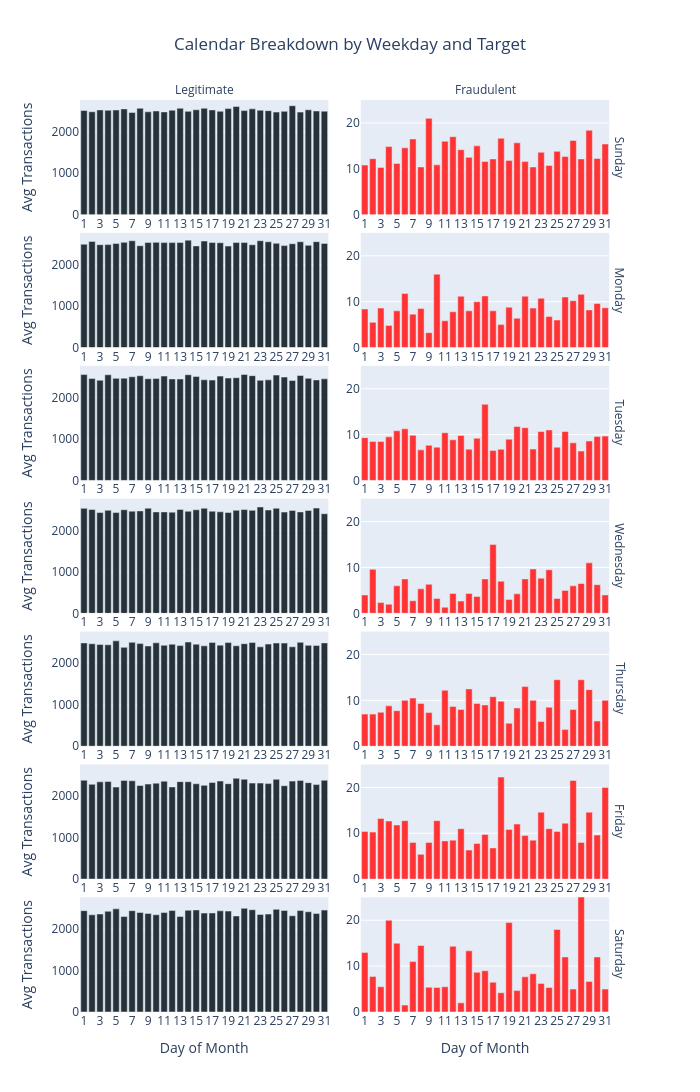

The notebook cell saved with this chart:
### Code cell
detailed_calendar_unbiased_pd = detailed_calendar_unbiased_df.toPandas()

detailed_calendar_unbiased_pd["day_of_month"] = detailed_calendar_unbiased_pd["day_of_month"].astype(str)

fig_calendar = px.bar(
    detailed_calendar_unbiased_pd,
    x="day_of_month",          
    y="Avg",
    color="target",
    facet_col="target",         
    facet_row="weekday_name",   
    facet_row_spacing=0.02,
    facet_col_spacing=0.06,     
    title="Calendar Breakdown by Weekday and Target",
    labels={"day_of_month": "Day of Month", "Avg": "Avg Transactions", "target": "Is Fraud?"},
    color_discrete_map={'Legitimate': "#263238", 'Fraudulent': "#FF3333"}
)

fig_calendar.update_yaxes(matches="y", showticklabels=True, col=1)
fig_calendar.update_yaxes(matches="y2", showticklabels=True, col=2, range=[0.0, 25])

fig_calendar.update_xaxes(showticklabels=True) 

fig_calendar.update_traces(hovertemplate="Day:%{x}<br>Avg: %{y:,.2f}<extra></extra>")

fig_calendar.update_layout(
    title_x=0.5,
    width=900, height=1400, autosize=False,
    hovermode="closest", showlegend=False
)

fig_calendar.for_each_annotation(lambda a: a.update(text=a.text.split('=')[-1]))

fig_calendar.show()

### Figure 1 — Plotly figure (JSON) as saved in the notebook; plotly's stock layout.template omitted (floating-point values rounded to 4 significant figures)
{"data": [{"hovertemplate": "Day:%{x}<br>Avg: %{y:,.2f}<extra></extra>", "legendgroup": "Legitimate", "marker": {"color": "#263238", "pattern": {"shape": ""}}, "name": "Legitimate", "orientation": "v", "showlegend": true, "textposition": "auto", "type": "bar", "x": ["1", "2", "3", "4", "5", "6", "7", "8", "9", "10", "11", "12", "13", "14", "15", "16", "17", "18", "19", "20", "21", "22", "23", "24", "25", "26", "27", "28", "29", "30", "31"], "xaxis": "x13", "y": [2513.0, 2482.0, 2527.0, 2518.0, 2525.0, 2551.0, 2464.0, 2566.0, 2480.0, 2501.0, 2478.0, 2519.0, 2566.0, 2492.0, 2529.0, 2566.0, 2526.0, 2493.0, 2558.0, 2608.0, 2509.0, 2552.0, 2519.0, 2508.0, 2473.0, 2492.0, 2627.0, 2473.0, 2527.0, 2500.0, 2496.0], "yaxis": "y13"}, {"hovertemplate": "Day:%{x}<br>Avg: %{y:,.2f}<extra></extra>", "legendgroup": "Legitimate", "marker": {"color": "#263238", "pattern": {"shape": ""}}, "name": "Legitimate", "orientation": "v", "showlegend": false, "textposition": "auto", "type": "bar", "x": ["1", "2", "3", "4", "5", "6", "7", "8", "9", "10", "11", "12", "13", "14", "15", "16", "17", "18", "19", "20", "21", "22", "23", "24", "25", "26", "27", "28", "29", "30", "31"], "xaxis": "x11", "y": [2493.0, 2560.0, 2480.0, 2482.0, 2510.0, 2538.0, 2575.0, 2456.0, 2534.0, 2537.0, 2531.0, 2531.0, 2535.0, 2590.0, 2452.0, 2569.0, 2534.0, 2528.0, 2448.0, 2533.0, 2535.0, 2479.0, 2577.0, 2551.0, 2514.0, 2458.0, 2504.0, 2552.0, 2466.0, 2554.0, 2511.0], "yaxis": "y11"}, {"hovertemplate": "Day:%{x}<br>Avg: %{y:,.2f}<extra></extra>", "legendgroup": "Legitimate", "marker": {"color": "#263238", "pattern": {"shape": ""}}, "name": "Legitimate", "orientation": "v", "showlegend": false, "textposition": "auto", "type": "bar", "x": ["1", "2", "3", "4", "5", "6", "7", "8", "9", "10", "11", "12", "13", "14", "15", "16", "17", "18", "19", "20", "21", "22", "23", "24", "25", "26", "27", "28", "29", "30", "31"], "xaxis": "x9", "y": [2553.0, 2459.0, 2416.0, 2549.0, 2461.0, 2467.0, 2500.0, 2525.0, 2452.0, 2458.0, 2517.0, 2449.0, 2447.0, 2550.0, 2509.0, 2427.0, 2421.0, 2516.0, 2470.0, 2478.0, 2555.0, 2527.0, 2415.0, 2425.0, 2540.0, 2492.0, 2410.0, 2531.0, 2462.0, 2425.0, 2450.0], "yaxis": "y9"}, {"hovertemplate": "Day:%{x}<br>Avg: %{y:,.2f}<extra></extra>", "legendgroup": "Legitimate", "marker": {"color": "#263238", "pattern": {"shape": ""}}, "name": "Legitimate", "orientation": "v", "showlegend": false, "textposition": "auto", "type": "bar", "x": ["1", "2", "3", "4", "5", "6", "7", "8", "9", "10", "11", "12", "13", "14", "15", "16", "17", "18", "19", "20", "21", "22", "23", "24", "25", "26", "27", "28", "29", "30", "31"], "xaxis": "x7", "y": [2532.0, 2503.0, 2431.0, 2485.0, 2430.0, 2498.0, 2465.0, 2471.0, 2536.0, 2446.0, 2446.0, 2440.0, 2506.0, 2461.0, 2497.0, 2534.0, 2464.0, 2449.0, 2433.0, 2485.0, 2502.0, 2483.0, 2566.0, 2492.0, 2534.0, 2442.0, 2482.0, 2446.0, 2481.0, 2538.0, 2402.0], "yaxis": "y7"}, {"hovertemplate": "Day:%{x}<br>Avg: %{y:,.2f}<extra></extra>", "legendgroup": "Legitimate", "marker": {"color": "#263238", "pattern": {"shape": ""}}, "name": "Legitimate", "orientation": "v", "showlegend": false, "textposition": "auto", "type": "bar", "x": ["1", "2", "3", "4", "5", "6", "7", "8", "9", "10", "11", "12", "13", "14", "15", "16", "17", "18", "19", "20", "21", "22", "23", "24", "25", "26", "27", "28", "29", "30", "31"], "xaxis": "x5", "y": [2492.0, 2472.0, 2455.0, 2446.0, 2541.0, 2385.0, 2506.0, 2474.0, 2418.0, 2494.0, 2434.0, 2461.0, 2426.0, 2513.0, 2462.0, 2420.0, 2504.0, 2438.0, 2501.0, 2422.0, 2473.0, 2503.0, 2397.0, 2464.0, 2489.0, 2488.0, 2398.0, 2505.0, 2432.0, 2430.0, 2492.0], "yaxis": "y5"}, {"hovertemplate": "Day:%{x}<br>Avg: %{y:,.2f}<extra></extra>", "legendgroup": "Legitimate", "marker": {"color": "#263238", "pattern": {"shape": ""}}, "name": "Legitimate", "orientation": "v", "showlegend": false, "textposition": "auto", "type": "bar", "x": ["1", "2", "3", "4", "5", "6", "7", "8", "9", "10", "11", "12", "13", "14", "15", "16", "17", "18", "19", "20", "21", "22", "23", "24", "25", "26", "27", "28", "29", "30", "31"], "xaxis": "x3", "y": [2385.0, 2287.0, 2346.0, 2354.0, 2220.0, 2381.0, 2371.0, 2258.0, 2292.0, 2314.0, 2362.0, 2224.0, 2351.0, 2349.0, 2299.0, 2261.0, 2330.0, 2366.0, 2302.0, 2432.0, 2409.0, 2315.0, 2316.0, 2303.0, 2407.0, 2253.0, 2363.0, 2379.0, 2326.0, 2280.0, 2383.0], "yaxis": "y3"}, {"hovertemplate": "Day:%{x}<br>Avg: %{y:,.2f}<extra></extra>", "legendgroup": "Legitimate", "marker": {"color": "#263238", "pattern": {"shape": ""}}, "name": "Legitimate", "orientation": "v", "showlegend": false, "textposition": "auto", "type": "bar", "x": ["1", "2", "3", "4", "5", "6", "7", "8", "9", "10", "11", "12", "13", "14", "15", "16", "17", "18", "19", "20", "21", "22", "23", "24", "25", "26", "27", "28", "29", "30", "31"], "xaxis": "x", "y": [2445.0, 2344.0, 2364.0, 2429.0, 2487.0, 2304.0, 2443.0, 2402.0, 2377.0, 2346.0, 2398.0, 2447.0, 2306.0, 2453.0, 2461.0, 2385.0, 2388.0, 2440.0, 2434.0, 2316.0, 2500.0, 2467.0, 2352.0, 2362.0, 2476.0, 2448.0, 2320.0, 2447.0, 2417.0, 2375.0, 2457.0], "yaxis": "y"}, {"hovertemplate": "Day:%{x}<br>Avg: %{y:,.2f}<extra></extra>", "legendgroup": "Fraudulent", "marker": {"color": "#FF3333", "pattern": {"shape": ""}}, "name": "Fraudulent", "orientation": "v", "showlegend": true, "textposition": "auto", "type": "bar", "x": ["1", "2", "3", "4", "5", "6", "7", "8", "9", "10", "11", "12", "13", "14", "15", "16", "17", "18", "19", "20", "21", "22", "23", "24", "25", "26", "27", "28", "29", "30", "31"], "xaxis": "x14", "y": [10.8, 12.2, 10.29, 14.83, 11.17, 14.57, 16.5, 10.4, 21.0, 10.86, 16.0, 17.0, 14.17, 12.5, 15.0, 11.6, 12.14, 16.67, 11.83, 15.67, 11.57, 10.4, 13.6, 10.71, 13.8, 12.67, 16.17, 12.14, 18.4, 12.25, 15.4], "yaxis": "y14"}, {"hovertemplate": "Day:%{x}<br>Avg: %{y:,.2f}<extra></extra>", "legendgroup": "Fraudulent", "marker": {"color": "#FF3333", "pattern": {"shape": ""}}, "name": "Fraudulent", "orientation": "v", "showlegend": false, "textposition": "auto", "type": "bar", "x": ["1", "2", "3", "4", "5", "6", "7", "8", "9", "10", "11", "12", "13", "14", "15", "16", "17", "18", "19", "20", "21", "22", "23", "24", "25", "26", "27", "28", "29", "30", "31"], "xaxis": "x12", "y": [8.4, 5.5, 8.6, 4.833, 8.0, 11.8, 7.286, 8.5, 3.25, 16.0, 5.833, 7.8, 11.2, 8.0, 10.0, 11.25, 8.0, 5.0, 8.8, 6.4, 11.2, 8.6, 10.75, 6.75, 6.0, 11.0, 10.2, 11.6, 8.2, 9.6, 8.667], "yaxis": "y12"}, {"hovertemplate": "Day:%{x}<br>Avg: %{y:,.2f}<extra></extra>", "legendgroup": "Fraudulent", "marker": {"color": "#FF3333", "pattern": {"shape": ""}}, "name": "Fraudulent", "orientation": "v", "showlegend": false, "textposition": "auto", "type": "bar", "x": ["1", "2", "3", "4", "5", "6", "7", "8", "9", "10", "11", "12", "13", "14", "15", "16", "17", "18", "19", "20", "21", "22", "23", "24", "25", "26", "27", "28", "29", "30", "31"], "xaxis": "x10", "y": [9.333, 8.5, 8.5, 9.5, 10.83, 11.25, 9.833, 6.667, 7.667, 7.25, 10.4, 8.857, 9.8, 6.8, 9.2, 16.6, 6.5, 6.8, 9.0, 11.75, 11.5, 6.833, 10.67, 11.0, 7.25, 10.67, 8.2, 6.4, 8.6, 9.6, 9.667], "yaxis": "y10"}, {"hovertemplate": "Day:%{x}<br>Avg: %{y:,.2f}<extra></extra>", "legendgroup": "Fraudulent", "marker": {"color": "#FF3333", "pattern": {"shape": ""}}, "name": "Fraudulent", "orientation": "v", "showlegend": false, "textposition": "auto", "type": "bar", "x": ["1", "2", "3", "4", "5", "6", "7", "8", "9", "10", "11", "12", "13", "14", "15", "16", "17", "18", "19", "20", "21", "22", "23", "24", "25", "26", "27", "28", "29", "30", "31"], "xaxis": "x8", "y": [4.0, 9.6, 2.333, 2.0, 6.0, 7.5, 2.75, 5.333, 6.333, 3.25, 1.333, 4.333, 2.667, 4.333, 3.667, 7.5, 15.0, 7.0, 3.0, 4.25, 7.5, 9.667, 7.667, 9.5, 3.25, 5.0, 6.0, 6.5, 11.0, 6.25, 4.0], "yaxis": "y8"}, {"hovertemplate": "Day:%{x}<br>Avg: %{y:,.2f}<extra></extra>", "legendgroup": "Fraudulent", "marker": {"color": "#FF3333", "pattern": {"shape": ""}}, "name": "Fraudulent", "orientation": "v", "showlegend": false, "textposition": "auto", "type": "bar", "x": ["1", "2", "3", "4", "5", "6", "7", "8", "9", "10", "11", "12", "13", "14", "15", "16", "17", "18", "19", "20", "21", "22", "23", "24", "25", "26", "27", "28", "29", "30", "31"], "xaxis": "x6", "y": [7.0, 7.0, 7.4, 8.8, 7.75, 10.0, 10.5, 9.333, 7.333, 4.667, 12.2, 8.667, 8.0, 12.5, 9.333, 9.0, 10.8, 9.8, 5.0, 8.333, 13.0, 10.0, 5.4, 8.5, 14.5, 3.667, 8.0, 14.5, 12.33, 5.5, 10.0], "yaxis": "y6"}, {"hovertemplate": "Day:%{x}<br>Avg: %{y:,.2f}<extra></extra>", "legendgroup": "Fraudulent", "marker": {"color": "#FF3333", "pattern": {"shape": ""}}, "name": "Fraudulent", "orientation": "v", "showlegend": false, "textposition": "auto", "type": "bar", "x": ["1", "2", "3", "4", "5", "6", "7", "8", "9", "10", "11", "12", "13", "14", "15", "16", "17", "18", "19", "20", "21", "22", "23", "24", "25", "26", "27", "28", "29", "30", "31"], "xaxis": "x4", "y": [10.4, 10.25, 13.2, 12.67, 11.8, 12.75, 8.0, 5.4, 8.0, 12.75, 8.333, 8.5, 11.0, 6.333, 7.75, 9.75, 6.8, 22.25, 10.83, 12.0, 9.5, 8.5, 14.6, 11.0, 10.4, 12.2, 21.5, 8.0, 14.6, 9.6, 20.0], "yaxis": "y4"}, {"hovertemplate": "Day:%{x}<br>Avg: %{y:,.2f}<extra></extra>", "legendgroup": "Fraudulent", "marker": {"color": "#FF3333", "pattern": {"shape": ""}}, "name": "Fraudulent", "orientation": "v", "showlegend": false, "textposition": "auto", "type": "bar", "x": ["1", "2", "3", "4", "5", "6", "7", "8", "9", "10", "11", "12", "13", "14", "15", "16", "17", "18", "19", "20", "21", "22", "23", "24", "25", "26", "27", "28", "29", "30", "31"], "xaxis": "x2", "y": [13.0, 7.75, 5.5, 20.0, 15.0, 1.5, 11.0, 14.5, 5.4, 5.333, 5.5, 14.33, 2.0, 13.33, 8.667, 9.0, 6.5, 4.2, 19.5, 4.667, 7.667, 8.333, 6.2, 5.333, 18.0, 12.0, 5.0, 30.5, 6.667, 12.0, 5.0], "yaxis": "y2"}], "layout": {"annotations": [{"font": {}, "showarrow": false, "text": "Legitimate", "x": 0.23, "xanchor": "center", "xref": "paper", "y": 1.0, "yanchor": "bottom", "yref": "paper"}, {"font": {}, "showarrow": false, "text": "Fraudulent", "x": 0.75, "xanchor": "center", "xref": "paper", "y": 1.0, "yanchor": "bottom", "yref": "paper"}, {"font": {}, "showarrow": false, "text": "Saturday", "textangle": 90, "x": 0.98, "xanchor": "left", "xref": "paper", "y": 0.06286, "yanchor": "middle", "yref": "paper"}, {"font": {}, "showarrow": false, "text": "Friday", "textangle": 90, "x": 0.98, "xanchor": "left", "xref": "paper", "y": 0.2086, "yanchor": "middle", "yref": "paper"}, {"font": {}, "showarrow": false, "text": "Thursday", "textangle": 90, "x": 0.98, "xanchor": "left", "xref": "paper", "y": 0.3543, "yanchor": "middle", "yref": "paper"}, {"font": {}, "showarrow": false, "text": "Wednesday", "textangle": 90, "x": 0.98, "xanchor": "left", "xref": "paper", "y": 0.5, "yanchor": "middle", "yref": "paper"}, {"font": {}, "showarrow": false, "text": "Tuesday", "textangle": 90, "x": 0.98, "xanchor": "left", "xref": "paper", "y": 0.6457, "yanchor": "middle", "yref": "paper"}, {"font": {}, "showarrow": false, "text": "Monday", "textangle": 90, "x": 0.98, "xanchor": "left", "xref": "paper", "y": 0.7914, "yanchor": "middle", "yref": "paper"}, {"font": {}, "showarrow": false, "text": "Sunday", "textangle": 90, "x": 0.98, "xanchor": "left", "xref": "paper", "y": 0.9371, "yanchor": "middle", "yref": "paper"}], "autosize": false, "barmode": "relative", "height": 1400, "hovermode": "closest", "legend": {"title": {"text": "Is Fraud?"}, "tracegroupgap": 0}, "showlegend": false, "title": {"text": "Calendar Breakdown by Weekday and Target", "x": 0.5}, "width": 700, "xaxis": {"anchor": "y", "autorange": true, "domain": [0, 0.46], "range": [-0.5, 30.5], "showticklabels": true, "title": {"text": "Day of Month"}, "type": "category"}, "xaxis10": {"anchor": "y10", "autorange": true, "domain": [0.52, 0.98], "matches": "x", "range": [-0.5, 30.5], "showticklabels": true, "type": "category"}, "xaxis11": {"anchor": "y11", "autorange": true, "domain": [0, 0.46], "matches": "x", "range": [-0.5, 30.5], "showticklabels": true, "type": "category"}, "xaxis12": {"anchor": "y12", "autorange": true, "domain": [0.52, 0.98], "matches": "x", "range": [-0.5, 30.5], "showticklabels": true, "type": "category"}, "xaxis13": {"anchor": "y13", "autorange": true, "domain": [0, 0.46], "matches": "x", "range": [-0.5, 30.5], "showticklabels": true, "type": "category"}, "xaxis14": {"anchor": "y14", "autorange": true, "domain": [0.52, 0.98], "matches": "x", "range": [-0.5, 30.5], "showticklabels": true, "type": "category"}, "xaxis2": {"anchor": "y2", "autorange": true, "domain": [0.52, 0.98], "matches": "x", "range": [-0.5, 30.5], "showticklabels": true, "title": {"text": "Day of Month"}, "type": "category"}, "xaxis3": {"anchor": "y3", "autorange": true, "domain": [0, 0.46], "matches": "x", "range": [-0.5, 30.5], "showticklabels": true, "type": "category"}, "xaxis4": {"anchor": "y4", "autorange": true, "domain": [0.52, 0.98], "matches": "x", "range": [-0.5, 30.5], "showticklabels": true, "type": "category"}, "xaxis5": {"anchor": "y5", "autorange": true, "domain": [0, 0.46], "matches": "x", "range": [-0.5, 30.5], "showticklabels": true, "type": "category"}, "xaxis6": {"anchor": "y6", "autorange": true, "domain": [0.52, 0.98], "matches": "x", "range": [-0.5, 30.5], "showticklabels": true, "type": "category"}, "xaxis7": {"anchor": "y7", "autorange": true, "domain": [0, 0.46], "matches": "x", "range": [-0.5, 30.5], "showticklabels": true, "type": "category"}, "xaxis8": {"anchor": "y8", "autorange": true, "domain": [0.52, 0.98], "matches": "x", "range": [-0.5, 30.5], "showticklabels": true, "type": "category"}, "xaxis9": {"anchor": "y9", "autorange": true, "domain": [0, 0.46], "matches": "x", "range": [-0.5, 30.5], "showticklabels": true, "type": "category"}, "yaxis": {"anchor": "x", "autorange": true, "domain": [0, 0.1257], "matches": "y", "range": [0, 2765.0], "showticklabels": true, "title": {"text": "Avg Transactions"}, "type": "linear"}, "yaxis10": {"anchor": "x10", "domain": [0.5829, 0.7086], "matches": "y2", "range": [0, 25], "showticklabels": true, "type": "linear"}, "yaxis11": {"anchor": "x11", "autorange": true, "domain": [0.7286, 0.8543], "matches": "y", "range": [0, 2765.0], "showticklabels": true, "title": {"text": "Avg Transactions"}, "type": "linear"}, "yaxis12": {"anchor": "x12", "domain": [0.7286, 0.8543], "matches": "y2", "range": [0, 25], "showticklabels": true, "type": "linear"}, "yaxis13": {"anchor": "x13", "autorange": true, "domain": [0.8743, 1.0], "matches": "y", "range": [0, 2765.0], "showticklabels": true, "title": {"text": "Avg Transactions"}, "type": "linear"}, "yaxis14": {"anchor": "x14", "domain": [0.8743, 1.0], "matches": "y2", "range": [0, 25], "showticklabels": true, "type": "linear"}, "yaxis2": {"anchor": "x2", "domain": [0, 0.1257], "matches": "y2", "range": [0, 25], "showticklabels": true, "type": "linear"}, "yaxis3": {"anchor": "x3", "autorange": true, "domain": [0.1457, 0.2714], "matches": "y", "range": [0, 2765.0], "showticklabels": true, "title": {"text": "Avg Transactions"}, "type": "linear"}, "yaxis4": {"anchor": "x4", "domain": [0.1457, 0.2714], "matches": "y2", "range": [0, 25], "showticklabels": true, "type": "linear"}, "yaxis5": {"anchor": "x5", "autorange": true, "domain": [0.2914, 0.4171], "matches": "y", "range": [0, 2765.0], "showticklabels": true, "title": {"text": "Avg Transactions"}, "type": "linear"}, "yaxis6": {"anchor": "x6", "domain": [0.2914, 0.4171], "matches": "y2", "range": [0, 25], "showticklabels": true, "type": "linear"}, "yaxis7": {"anchor": "x7", "autorange": true, "domain": [0.4371, 0.5629], "matches": "y", "range": [0, 2765.0], "showticklabels": true, "title": {"text": "Avg Transactions"}, "type": "linear"}, "yaxis8": {"anchor": "x8", "domain": [0.4371, 0.5629], "matches": "y2", "range": [0, 25], "showticklabels": true, "type": "linear"}, "yaxis9": {"anchor": "x9", "autorange": true, "domain": [0.5829, 0.7086], "matches": "y", "range": [0, 2765.0], "showticklabels": true, "title": {"text": "Avg Transactions"}, "type": "linear"}}}
